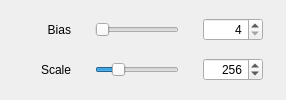
         <widget class="QProfile" name="tabPreIntegration">
          <property name="toolTip">
           <string>Pre-Integration</string>
          </property>
          <attribute name="title">
           <string>Pre-Integration</string>
          </attribute>
          <layout class="QVBoxLayout" name="verticalLayoutPreIntegration">
           <property name="topMargin">
            <number>12</number>
           </property>
           <property name="bottomMargin">
            <number>12</number>
           </property>
           <item>
            <widget class="QWidget" name="widgetPreIntegrationBias" native="true">
             <property name="minimumSize">
              <size>
               <width>0</width>
               <height>0</height>
              </size>
             </property>
             <property name="maximumSize">
              <size>
               <width>16777215</width>
               <height>32</height>
              </size>
             </property>
             <layout class="QGridLayout" name="gridLayoutPreIntegrationBias">
              <property name="leftMargin">
               <number>0</number>
              </property>
              <property name="topMargin">
               <number>0</number>
              </property>
              <property name="rightMargin">
               <number>12</number>
              </property>
              <property name="bottomMargin">
               <number>0</number>
              </property>
              <property name="horizontalSpacing">
               <number>24</number>
              </property>
              <property name="verticalSpacing">
               <number>0</number>
              </property>
              <item row="0" column="2">
               <widget class="QSpinBox" name="spinBoxPreIntegrationBias">
                <property name="minimumSize">
                 <size>
                  <width>60</width>
                  <height>0</height>
                 </size>
                </property>
                <property name="maximumSize">
                 <size>
                  <width>60</width>
                  <height>16777215</height>
                 </size>
                </property>
                <property name="alignment">
                 <set>Qt::AlignRight|Qt::AlignTrailing|Qt::AlignVCenter</set>
                </property>
                <property name="minimum">
                 <number>4</number>
                </property>
                <property name="maximum">
                 <number>32</number>
                </property>
                <property name="singleStep">
                 <number>2</number>
                </property>
               </widget>
              </item>
              <item row="0" column="1">
               <widget class="QSlider" name="horizontalSliderPreIntegrationBias">
                <property name="minimum">
                 <number>4</number>
                </property>
                <property name="maximum">
                 <number>32</number>
                </property>
                <property name="singleStep">
                 <number>1</number>
                </property>
                <property name="pageStep">
                 <number>2</number>
                </property>
                <property name="value">
                 <number>4</number>
                </property>
                <property name="sliderPosition">
                 <number>4</number>
                </property>
                <property name="orientation">
                 <enum>Qt::Horizontal</enum>
                </property>
               </widget>
              </item>
              <item row="0" column="0">
               <widget class="QLabel" name="labelPreIntegrationBias">
                <property name="minimumSize">
                 <size>
                  <width>60</width>
                  <height>0</height>
                 </size>
                </property>
                <property name="maximumSize">
                 <size>
                  <width>60</width>
                  <height>16777215</height>
                 </size>
                </property>
                <property name="text">
                 <string>Bias</string>
                </property>
                <property name="alignment">
                 <set>Qt::AlignRight|Qt::AlignTrailing|Qt::AlignVCenter</set>
                </property>
               </widget>
              </item>
             </layout>
            </widget>
           </item>
           <item>
            <widget class="QWidget" name="widgetPreIntegrationScale" native="true">
             <property name="minimumSize">
              <size>
               <width>0</width>
               <height>0</height>
              </size>
             </property>
             <property name="maximumSize">
              <size>
               <width>16777215</width>
               <height>32</height>
              </size>
             </property>
             <layout class="QGridLayout" name="gridLayoutPreIntegrationScale">
              <property name="leftMargin">
               <number>0</number>
              </property>
              <property name="topMargin">
               <number>0</number>
              </property>
              <property name="rightMargin">
               <number>12</number>
              </property>
              <property name="bottomMargin">
               <number>0</number>
              </property>
              <property name="horizontalSpacing">
               <number>24</number>
              </property>
              <property name="verticalSpacing">
               <number>0</number>
              </property>
              <item row="0" column="1">
               <widget class="QSlider" name="horizontalSliderPreIntegrationScale">
                <property name="minimum">
                 <number>16</number>
                </property>
                <property name="maximum">
                 <number>1024</number>
                </property>
                <property name="singleStep">
                 <number>1</number>
                </property>
                <property name="pageStep">
                 <number>50</number>
                </property>
                <property name="value">
                 <number>256</number>
                </property>
                <property name="orientation">
                 <enum>Qt::Horizontal</enum>
                </property>
               </widget>
              </item>
              <item row="0" column="0">
               <widget class="QLabel" name="labelPreIntegrationScale">
                <property name="minimumSize">
                 <size>
                  <width>60</width>
                  <height>0</height>
                 </size>
                </property>
                <property name="maximumSize">
                 <size>
                  <width>60</width>
                  <height>16777215</height>
                 </size>
                </property>
                <property name="text">
                 <string>Scale</string>
                </property>
                <property name="alignment">
                 <set>Qt::AlignRight|Qt::AlignTrailing|Qt::AlignVCenter</set>
                </property>
               </widget>
              </item>
              <item row="0" column="2">
               <widget class="QSpinBox" name="spinBoxPreIntegrationScale">
                <property name="minimumSize">
                 <size>
                  <width>60</width>
                  <height>0</height>
                 </size>
                </property>
                <property name="maximumSize">
                 <size>
                  <width>60</width>
                  <height>16777215</height>
                 </size>
                </property>
                <property name="alignment">
                 <set>Qt::AlignRight|Qt::AlignTrailing|Qt::AlignVCenter</set>
                </property>
                <property name="minimum">
                 <number>16</number>
                </property>
                <property name="maximum">
                 <number>1024</number>
                </property>
                <property name="singleStep">
                 <number>50</number>
                </property>
                <property name="value">
                 <number>256</number>
                </property>
               </widget>
              </item>
             </layout>
            </widget>
           </item>
          </layout>
         </widget>
